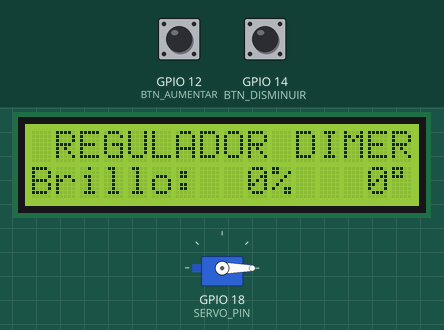
This program was run on a simulated ESP32. On the bench: servo, 16×2 character LCD. The inputs (shaded band) are chosen by the test bench; at power-on: GPIO 12 (BTN_AUMENTAR) HIGH, GPIO 14 (BTN_DISMINUIR) HIGH.

Above: at 1.2 s.
1.3 s: GPIO 12 (BTN_AUMENTAR) pulled LOW for 1 s
At 3.5 s:
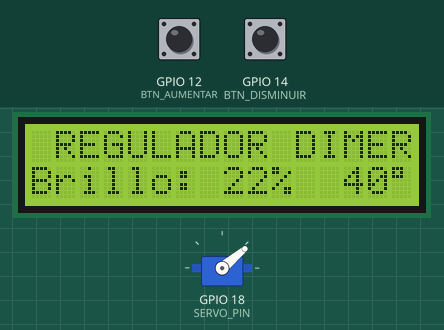
3.8 s: GPIO 12 (BTN_AUMENTAR) pulled LOW for 3.2 s
At 7.6 s:
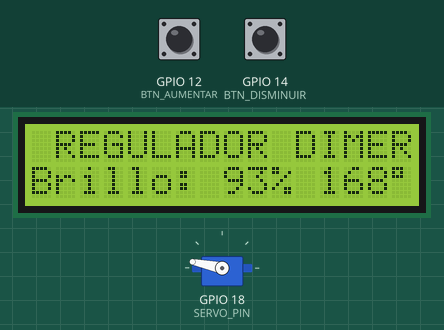
8.5 s: GPIO 12 (BTN_AUMENTAR) pulled LOW for 1 s
At 9.5 s:
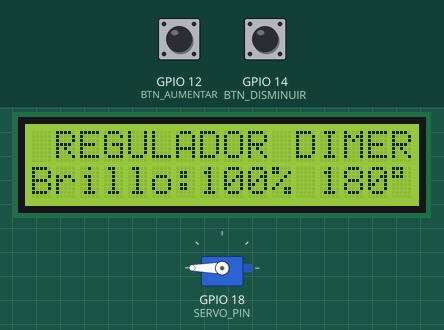
11.0 s: GPIO 14 (BTN_DISMINUIR) pulled LOW for 0.15 s
At 11.9 s:
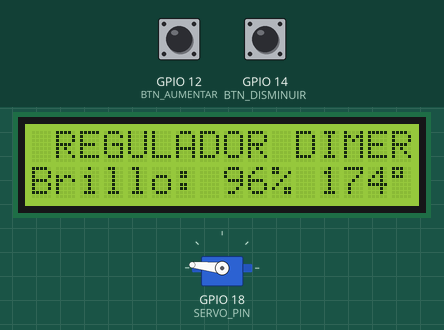
12.6 s: GPIO 14 (BTN_DISMINUIR) pulled LOW for 1 s
At 14.5 s:
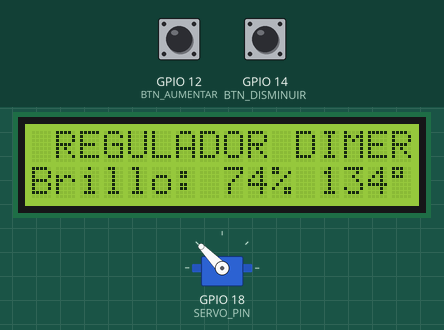
Timing chart, 0 to 16.0 s (numbered marks = the images above; inputs shaded):
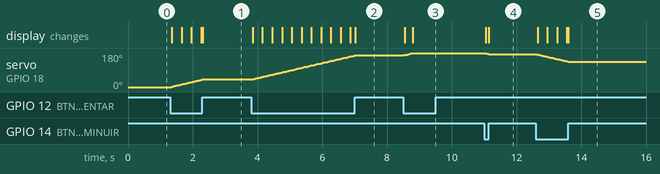

The program:

main.cpp
```cpp
#include <Arduino.h>
#include <ESP32Servo.h>
#include <LiquidCrystal_I2C.h>

Servo servo;
// Dirección I2C común: 0x27 (o 0x3F), 16 columnas x 2 filas
LiquidCrystal_I2C lcd(0x27, 16, 2);

#define SERVO_PIN 18
#define BTN_AUMENTAR 12  // Girar a la derecha (Aumentar brillo)
#define BTN_DISMINUIR 14 // Girar a la izquierda (Reducir brillo)

int angulo = 0;           // Posición inicial del servo (0 a 180)
int anguloAnterior = -1;  // Detección de cambios

void setup() {
    Serial.begin(115200);

    // Botones con resistencia PULLUP interna (no requieren resistencia externa)
    pinMode(BTN_AUMENTAR, INPUT_PULLUP);
    pinMode(BTN_DISMINUIR, INPUT_PULLUP);

    // Configuración del servo
    servo.attach(SERVO_PIN);
    servo.write(angulo);

    // Configuración de la pantalla LCD
    lcd.init();
    lcd.backlight();

    // Mensaje de bienvenida fija en la primera fila
    lcd.setCursor(0, 0);
    lcd.print(" REGULADOR DIMER ");
}

void loop() {
    bool huboCambio = false;

    // --- Botón Aumentar / Derecha ---
    if (digitalRead(BTN_AUMENTAR) == LOW) {
        if (angulo < 180) {
            angulo += 2; // Incrementar de 2 en 2 grados para un movimiento fluido
            if (angulo > 180) angulo = 180;
            huboCambio = true;
        }
        delay(35); // Controla la velocidad del giro al mantener presionado
    }

    // --- Botón Disminuir / Izquierda ---
    if (digitalRead(BTN_DISMINUIR) == LOW) {
        if (angulo > 0) {
            angulo -= 2; // Decrementar de 2 en 2 grados
            if (angulo < 0) angulo = 0;
            huboCambio = true;
        }
        delay(35); // Controla la velocidad del giro al mantener presionado
    }

    if (huboCambio || angulo != anguloAnterior) {
        servo.write(angulo);
        int porcentaje = map(angulo, 0, 180, 0, 100);

        lcd.setCursor(0, 1);
        lcd.print("Brillo:");
        if (porcentaje < 100) lcd.print(" ");
        if (porcentaje < 10)  lcd.print(" ");
        lcd.print(porcentaje);
        lcd.print("% ");

        if (angulo < 100) lcd.print(" ");
        if (angulo < 10)  lcd.print(" ");
        lcd.print(angulo);
        lcd.print((char)223); // Muestra el símbolo °

        anguloAnterior = angulo;
    }
}
```

Measured:
- after the input at 1.3 s, servo on GPIO 18 (SERVO_PIN): moves from 0° to 40° over 0.96 s, starting at once; the display: first changes after 0.05 s (image 1 shows a later state)
- after the input at 3.8 s, servo on GPIO 18 (SERVO_PIN): moves from 40° to 168° over 3.2 s, starting at once; the display: first changes after 0.05 s (image 2 shows a later state)
- after the input at 8.5 s, servo on GPIO 18 (SERVO_PIN): 168° → 180° at once; the display: first changes after 0.05 s (image 3 shows a later state)
- after the input at 11.0 s, servo on GPIO 18 (SERVO_PIN): 180° → 174° at once; the display: first changes after 0.05 s (image 4 shows a later state)
- after the input at 12.6 s, servo on GPIO 18 (SERVO_PIN): moves from 174° to 134° over 0.96 s, starting at once; the display: first changes after 0.05 s (image 5 shows a later state)
